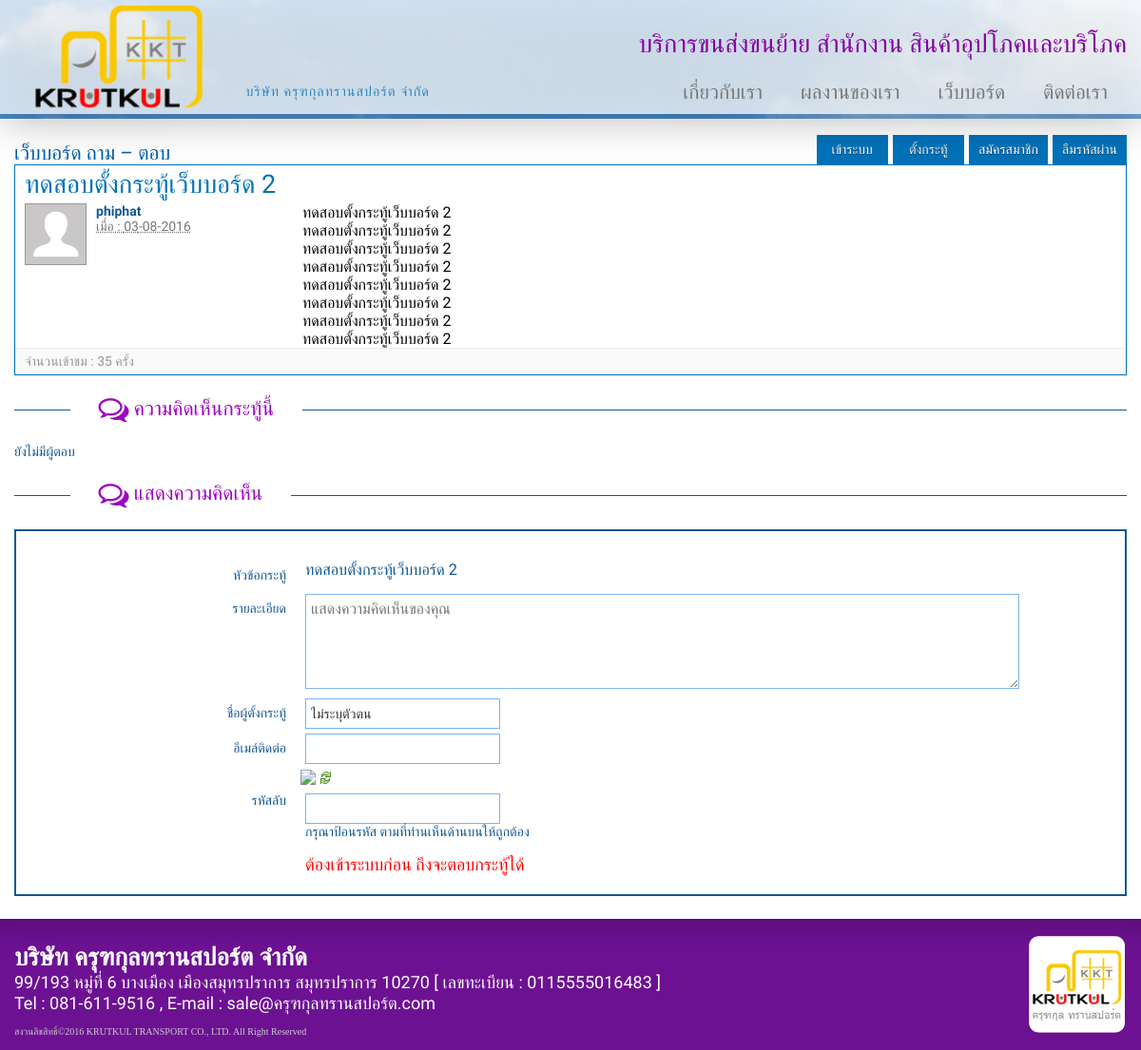
The app's page /webboard-read.php?ID=8 with its own data.
### tables this page shows
CREATE TABLE `shop_webboard` (
  `id_webboard` int(10) NOT NULL,
  `id_member` int(10) NOT NULL,
  `title` varchar(100) NOT NULL,
  `message` text NOT NULL,
  `name` varchar(80) NOT NULL,
  `email` varchar(50) NOT NULL,
  `today` date NOT NULL,
  `view` int(5) NOT NULL
);

CREATE TABLE `shop_member` (
  `id_shop_member` int(5) NOT NULL,
  `user_shop` varchar(30) NOT NULL,
  `pass_shop` varchar(50) NOT NULL,
  `name_shop` varchar(80) NOT NULL,
  `sex_shop` varchar(10) NOT NULL,
  `address_shop` text NOT NULL,
  `tel_shop` varchar(20) NOT NULL,
  `email_shop` varchar(50) NOT NULL
);

### webboard-read.php (the view, shortened to what this page needs)
<!DOCTYPE html>
<html lang="th">
  <?php @include('incs/header-top.php');
  $id_webboard  = $_REQUEST['ID'];
    $q_p=mysql_query("select a.*,b.name_shop,b.email_shop from shop_webboard a left join shop_member b on b.id_shop_member=a.id_member where a.id_webboard='$id_webboard'");
    $qr_post=mysql_fetch_array($q_p);
  ?>
  <body>
	  <?php @include('incs/header.php'); ?>
      <div class="page bg-wh">
      <div class="container">
		<section class="wp-webboard">
			<h2 class="cat-box-title"><a href="webboard.php">เว็บบอร์ด ถาม – ตอบ</a>
          <?php @include('webboard-header.php'); ?>
      </h2>
			<div class="cat-box-content">
                <section class="zone-wb">
                    <div class="cm-reply">
                    	<h1 style="font-size:27px;color:#0073b6;"><?=stripslashes($qr_post[title]);?></h1>
                        <div class="post _sf-col-sm-9-sm-push-3-xs-12">
                          <div class="msg">
                            <div>
                                <?=nl2br($qr_post[message]);?>
  						              </div>
                          </div>
                        </div>
                        <div class="owner _sf-col-sm-3-sm-pull-9-xs-12">
                        	<a href="#profile/596660" target="_blank" id="596660" class="by-name">
                            <img width="65" height="65" alt="" src="image/avatar.gif" class="avatar"><?php echo $qr_post[name_shop];?></a>
                        	<span style="display:block" class="display-post-timestamp">
            								<abbr class="timeago" data-utime="<?php $today=explode("-",$qr_post[today]); echo $today['2']."-".$today['1']."-".$today['0']; ?>" title="<?php $today=explode("-",$qr_post[today]); echo $today['2']."-".$today['1']."-".$today['0']; ?>"> เมื่อ : <?php $today=explode("-",$qr_post[today]); echo $today['2']."-".$today['1']."-".$today['0']; ?></abbr>
            							</span>
                        </div>
                        <div class="vote-user _sf-col-xs-12">
                            จำนวนเข้าชม : <?php echo $qr_post[view];?> ครั้ง
                        </div>
                    </div>
                <div id="comment-counter" class="post-counter">
                    <span class="title"><i class="fa-comments-o"></i> ความคิดเห็นกระทู้นี้</span>
                    <div class="line"></div>
                </div>
                    <div class="list-reply">
                      <?php
                  		$qr_reply=mysql_query("select * from shop_webboard_reply where id_webboard='$qr_post[id_webboard]'  order by id_webboard ASC");
                  		if(mysql_num_rows($qr_reply)>0){
                        $count = 0;
                  		while($re_reply=mysql_fetch_array($qr_reply)){
                        $counts = $count+1;
                  		?>
                    	                        <div class="cm-reply">
                            <span id="comment1" class="post-number">ความคิดเห็นที่ <? echo $counts; ?></span>
                            <div class="post _sf-col-sm-9-sm-push-3-xs-12">
                            <div id="msg_83816-0<? echo $counts; ?>" class="msg">
                            	<?=nl2br($re_reply[message]);?>   </div>
							<!--
                                <div class="function">
                                    <a class="btn-reply" href="#" title="ตอบกลับ"><i class="fa-mail-reply"></i> ตอบกลับ</a>
                                    <a class="btn-vote" href="#" title="ถูกใจ"><i class="fa-heart"></i> 99 ถูกใจ</a>
                                    <a class="btn-del" href="#" title="แจ้งลบกระทู้นี้"><i class="fa-trash-o"></i></a>
                                </div>
								-->
                            </div>
                            <div class="owner _sf-col-sm-3-sm-pull-9-xs-12">
                                <a href="#profile/596660" target="_blank" id="596660" class="by-name">
                                  <img width="65" height="65" alt="" src="image/avatar_reply.jpg" class="avatar"><?=$re_reply[name]?></a>
                                <span style="display:block" class="display-post-timestamp">
                                    <abbr class="timeago" data-utime="<?=$re_reply[today]?>" title="<?=$re_reply[today]?>">ตอบเมื่อ : <?=$re_reply[today]?></abbr>
                                </span>
                                <div class="ft">
                                </div>
                            </div>
                            <div class="vote-user _sf-col-xs-12">
                                   ชื่อผู้ตอบ : <b><?=$re_reply[name]?></b>  วันที่ตอบ :  <b><?=$re_reply[today]?></b>
                                </div>
                        </div>
                        <?php $count++; }
                        }else{
                        echo"<div class='comment'>ยังไม่มีผู้ตอบ</div>";
                        }?>
                    </div>
                   <div id="comment-counter" class="post-counter">
                      <span class="title"><i class="fa-comments-o"></i>  แสดงความคิดเห็น</span>
                      <div class="line"></div>
                  </div>
                  <div class="post-box">
	    <form id="form_reply" name="form_reply" method="post" action="save-webboard-reply.php" target="Iframs" onSubmit="return check();">
                  <fieldset>
                  		<div class="row">
                            <div class="owner _sf-col-xs-12-sm-3 txt-r">
                                <label for="inputbox1">หัวข้อกระทู้</label>
                            </div>
                            <div class="post _sf-col-xs-12-sm-8">
                            	<h3><?=stripslashes($qr_post[title]);?></h3>
                            </div>
                        </div>
                  		<div class="row">
                            <div class="owner _sf-col-xs-12-sm-3 txt-r">
                                <label for="cm-detail">รายละเอียด</label>
                            </div>
                            <div class="post _sf-col-xs-12-sm-8">
                                <div class="input-wrap">
                                    <textarea class="txt-area" id="message" name="message" placeholder="แสดงความคิดเห็นของคุณ"></textarea>
                                </div>
                            </div>
                        </div>
                        <?php
                          if($_SESSION['user_shop']!=""){
                          $user_shop=$_SESSION['user_shop'];
                          $id_member_post=$_SESSION['id_shop_member'];
                        ?>
                        <div class="row">
                            <div class="owner _sf-col-xs-12-sm-3 txt-r">
                                <label for="inputbox2">ชื่อผู้ตั้งกระทู้</label>
                            </div>
                            <div class="post _sf-col-xs-12-sm-8">
                                <input type="text" class="txt-box" id="name" name="name" value="<?=$user_shop?>">
                            </div>
                        </div>
                        <div class="row">
                            <div class="owner _sf-col-xs-12-sm-3 txt-r">
                                <label for="inputbox3">อีเมล์ติดต่อ</label>
                            </div>
                            <div class="post _sf-col-xs-12-sm-8">
                                <input type="text" class="txt-box" id="email" name="email" value="ไม่ระบุอีเมล์">
                            </div>
                        </div>
                    <? }else{?>
                        <div class="row">
                            <div class="owner _sf-col-xs-12-sm-3 txt-r">
                                <label for="inputbox2">ชื่อผู้ตั้งกระทู้</label>
                            </div>
                            <div class="post _sf-col-xs-12-sm-8">
                                <input type="text" class="txt-box" id="name" name="name" value="ไม่ระบุตัวตน">
                            </div>
                        </div>
                        <div class="row">
                            <div class="owner _sf-col-xs-12-sm-3 txt-r">
                                <label for="inputbox3">อีเมล์ติดต่อ</label>
                            </div>
                            <div class="post _sf-col-xs-12-sm-8">
                                <input type="text" class="txt-box" id="email" name="email">
                            </div>
                        </div>
            <? } ?>
                  		<div class="row">
        						<div class="row">
                      <div class="owner _sf-col-xs-12-sm-3 txt-r"></div>
        								<div class="post _sf-col-xs-12-sm-8">
        									<img id="refresh_cap" src="captcha/captcha_img.php"><a href="javascript:void(0);" onClick="javascript:RefreshCap();" title="ขอรหัสใหม่"> <img src="image/icon/action_refresh.gif" width="16" height="16" border="0" /></a>
        									</div>
        								</div>
                            <div class="owner _sf-col-xs-12-sm-3 txt-r">
                                <label for="inputbox1">รหัสลับ</label>
                            </div>
                            <div class="post _sf-col-xs-12-sm-8" style="margin-top:8px;">
                                    <input type="text" class="txt-box" maxlength="5" name="code" id="code">
                                    <p class="t-red">กรุณาป้อนรหัส ตามที่ท่านเห็นด้านบนให้ถูกต้อง</p>
                            </div>
                        </div>
                        <div class="row">
                            <div class="owner _sf-col-xs-12-sm-3 txt-r" >
                            </div>
                            <div class="post _sf-col-xs-12-sm-8">
                                <div class="ctrl-btn pt1">
                                  <?php   if($_SESSION['user_shop']!=""){?>
									<input class="ui-btn btn-post" type="submit" name="Submit" value="ตอบกระทู้" />
                    									<input type="hidden" name="id_webboard" value="<?=$qr_post[id_webboard]?>" />
                    									<input type="hidden" name="id_member" value="<?=$id_member_post?>" />
                    									<span id="Showdata"></span>
                                    <? }else{ echo "<font size=4 color=red>ต้องเข้าระบบก่อน ถึงจะตอบกระทู้ได้</font>"; }?>
                                </div>
                            </div>
                        </div>
                   </fieldset>
                   </form>
                  </div>
                  </section>
            </div>
        </section>
      </div>
       </div>
    <?php @include('incs/footer.php'); ?>
  </body>
</html>

### records on screen
shop_webboard: title "ทดสอบตั้งกระทู้เว็บบอร์ด 2", message "ทดสอบตั้งกระทู้เว็บบอร์ด 2 ทดสอบตั้งกระทู้เว็บบอร์ด 2 ทดสอบตั้งกระทู้เว็บบอร์ด 2 ทดสอบตั้งกระทู้เว็บบอร์ด 2 ทดสอบตั้งกระทู้เว็บบอร์ด 2 ทดสอบตั้งกระทู้เว็บบอร์ด 2 ทดสอบตั้งกระทู้เว็บบอร์ด 2 ทดสอบตั้งกระทู้เว็บบอร์ด 2", shop_member.name_shop "phiphat", today "03", today "08", today "2016", view "35"
